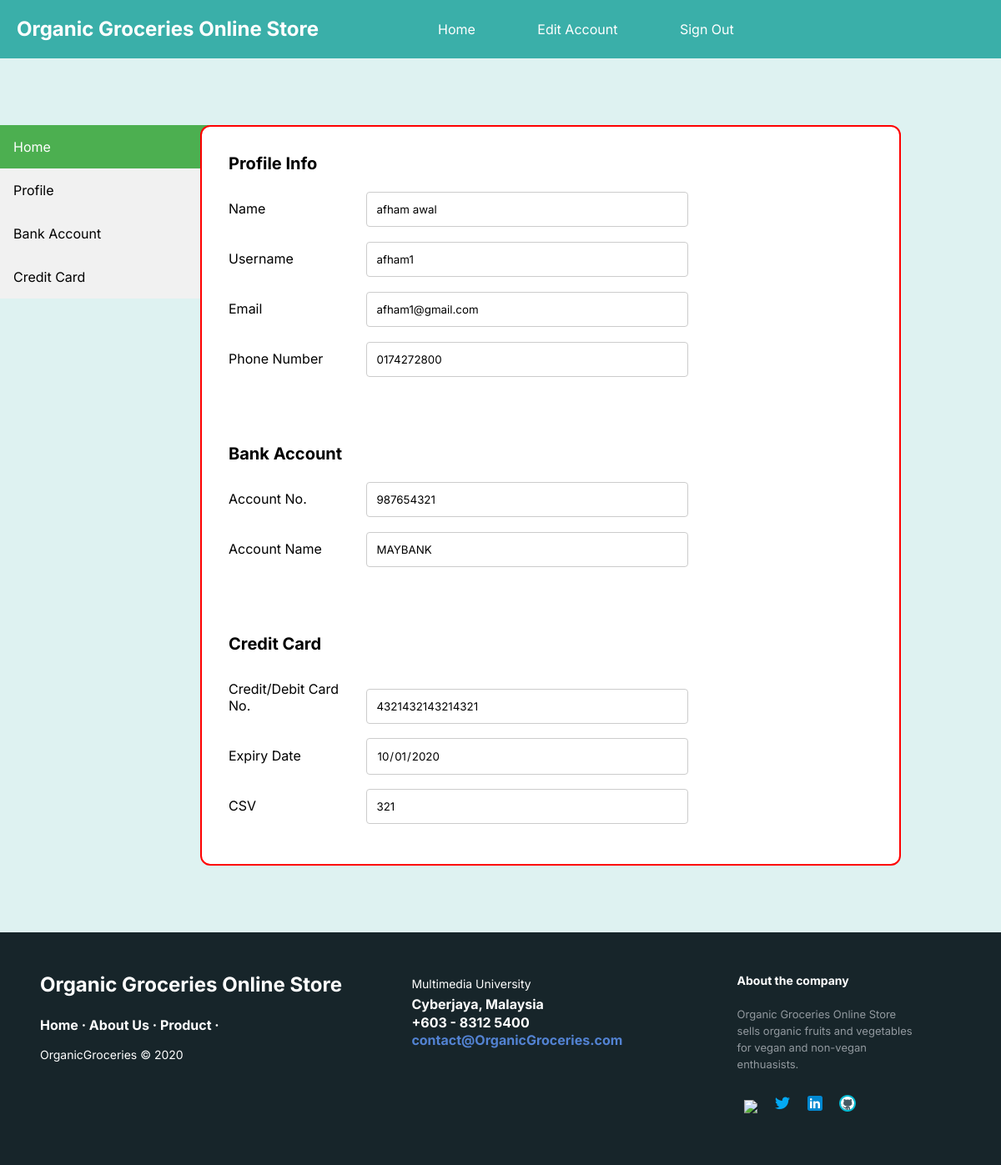
Screenshot of /Account/mainpage.php (signed in) with the database file from the repository.
### tables this page shows
CREATE TABLE IF NOT EXISTS `user` (
  `User_ID` int(6) UNSIGNED NOT NULL AUTO_INCREMENT,
  `User_Type` varchar(6) NOT NULL DEFAULT 'User',
  `First_Name` varchar(30) DEFAULT NULL,
  `Last_Name` varchar(30) DEFAULT NULL,
  `Username` varchar(30) NOT NULL,
  `Email` varchar(50) DEFAULT NULL,
  `Password` varchar(255) NOT NULL,
  `Phone_Number` varchar(30) DEFAULT NULL,
  `Account_Status` varchar(30) NOT NULL DEFAULT 'Unsuspend',
  PRIMARY KEY (`User_ID`),
  UNIQUE KEY `username_unique` (`Username`)
);

CREATE TABLE IF NOT EXISTS `bankaccount` (
  `Account_No` int(20) UNSIGNED NOT NULL,
  `Account_Name` varchar(30) NOT NULL,
  `User_ID` int(6) UNSIGNED NOT NULL,
  PRIMARY KEY (`Account_No`),
  KEY `userbankaccforeign` (`User_ID`)
);

CREATE TABLE IF NOT EXISTS `creditcard` (
  `Card_No` bigint(16) NOT NULL,
  `Expiry_Date` date NOT NULL,
  `CSV` int(3) NOT NULL,
  `User_ID` int(6) UNSIGNED NOT NULL,
  PRIMARY KEY (`Card_No`),
  KEY `usercreditcardforeign` (`User_ID`)
);

### Account/includes/searchprofile.php (called while the page is built)
<?php
  require_once '../Database/connectdatabase.php';
  if(isset($_SESSION['uid'])){
      $uid = $_SESSION['uid'];
      $sql = "SELECT a.*, b.*, c.* FROM User as a, Bankaccount as b, creditcard as c WHERE a.User_ID=b.User_ID AND a.User_ID=c.User_ID AND a.User_ID=$uid";
      $result = mysqli_query($conn,$sql);
  }
?>

### Account/mainpage.php (the view, shortened to what this page needs)
<?php include 'includes/searchprofile.php'; ?>
<!DOCTYPE html>
<html>
<head lang="en">
    <link rel="stylesheet" href="css/reset.css" />
    <link rel="stylesheet" href="css/style.css" />
</head>
<body>
	<?php include 'templates/header.php'; ?>
	<div class="container">
		<div class="row">
			<div class="column-25">
				<?php include 'templates/sidebar.php'; ?>
			</div>
			<div class="column-75">
			  <?php $entry = mysqli_fetch_assoc($result); ?>
				<div class="content">
			        <h2 class="heading" id="">Profile Info</h2>
				        <p>
				          <label>Name</label>
				          <input type="text" readonly="true" name="name" value="<?php
				          	echo $entry['First_Name'];
				          	echo " ";
				          	echo $entry['Last_Name']; ?>">
				        </p>
				        <p>
				          <label>Username</label>
				          <input type="text" readonly="true" name="username" value="<?php echo $entry['Username']; ?>">
				        </p>
				        <p>
				          <label>Email</label>
				          <input type="text" readonly="true" name="email" value="<?php echo $entry['Email']; ?>">
				        </p>
				        <p>
				          <label>Phone Number</label>
				          <input type="number" readonly="true" name="phonenumber" value="<?php echo $entry['Phone_Number']; ?>">
				        </p>
		    	</div>
		    	<div class="content">
			        <h2 class="heading" id="">Bank Account</h2>
			        <p>
			          <label>Account No.</label>
			          <input type="number" readonly="true" name="accountno" value="<?php echo $entry['Account_No']; ?>">
			        </p>
			        <p>
			          <label>Account Name</label>
			          <input type="text" readonly="true" name="accountname" value="<?php echo $entry['Account_Name']; ?>">
			        </p>
		    	</div>
		    	<div class="content">
			        <h2 class="heading" id="">Credit Card</h2>
			        <p>
			          <label>Credit/Debit Card No.</label>
			          <input type="number" readonly="true" name="cardno" value="<?php echo $entry['Card_No']; ?>">
			        </p>
			        <p>
			          <label>Expiry Date</label>
			          <input type="date" readonly="true" name="cardexpdate" value="<?php echo $entry['Expiry_Date']; ?>">
			        </p>
			        <p>
			          <label>CSV</label>
			          <input type="number" readonly="true" name="cardcsv" value="<?php echo $entry['CSV']; ?>">
			        </p>
		    	</div>
	    	</div>
	    </div>
	</div>
  <?php include 'templates/footer.php'; ?>
</body>
</html>

### Account/templates/header.php
<?php
	if(isset($_SESSION['type'])){
		if($_SESSION['type'] == 'User'){
			include '../User/templates/header.php';
		} else {
			include '../Admin/templates/header.php';
		}
	}
?>

### Admin/templates/header.php
<header>
	<h1 id="logo">Organic Groceries Online Store</h1>
	<nav>
		<ul>
			<li><a id="Home" href="../Admin/admin_viewuseraccui.php">Home</a></li>
           <li><a id="EditAccount" href="../Account/mainpage.php">Edit Account</a></li>
           <li><a id="SignOutButton" href="../Authentication/logoutpage.php">Sign Out</a></li>
     	</ul>
	</nav>
</header>

### Account/templates/sidebar.php
<div class="sidebar">
	<a class="active" href="mainpage.php">Home</a>
	<a href="editprofilepage.php">Profile</a>
	<a href="editbankaccpage.php">Bank Account</a>
	<a href="editcreditcardpage.php">Credit Card</a>
</div>

### Account/templates/footer.php
<footer class="footer-distributed">
	<div class="footer-left">
		<h3>Organic Groceries Online Store</h3>
		<p class="footer-links">
		<a href="#">Home</a>
		·
		<a href="#">About Us</a>
		·
		<a href="#">Product</a>
		·
		</p>
		<p class="footer-company-name">OrganicGroceries &copy; 2020</p>
	</div>
	<div class="footer-center">
		<div>
		<p><span>Multimedia University</span> Cyberjaya, Malaysia</p>
		</div>
		<div>
		<p>+603 - 8312 5400</p>
		</div>
		<div>
		<p><a href="mailto:1181302569@student.mmu.edu.my">contact@OrganicGroceries.com</a></p>
		</div>
	</div>
	<div class="footer-right">
		<p class="footer-company-about">
		<span>About the company</span>
		Organic Groceries Online Store sells organic fruits and vegetables for vegan and non-vegan enthuasists.
		</p>
		<div class="footer-icons">
		<a href="http://www.facebook.com"><img src="../User/img/facebook-24.png"></i></a>
		<a href="http://www.twitter.com"><img src="../User/img/twitter-24.png"></i></a>
		<a href="http://wwwlinkedin.com"><img src="../User/img/linkedin-24.png"></i></a>
		<a href="http://www.github.com"><img src="../User/img/github-24.png"></i></a>
		</div>
	</div>
</footer>

### Account/css/style.css (style rules this page uses)
* { font-family: 'Inter', Verdana, Tahoma, "Trebuchet MS", "DejuVu Sans", "Bitstream Vera Sans", sans-serif; box-sizing: border-box; font-style: normal; user-select: none; }
header { width: 100%; background-color: #3AAFA9; overflow: hidden; padding: 10px; }
header h1#logo { font-weight: bold; font-size: 24px; color: #ffffff; float: left; width: 400px; padding: 10px 10px; }
header nav { float: right; width: 700px; overflow: hidden; padding: 0px 30px 0px 0px; }
nav ul { margin: 10px 0px; padding: 5px 0px; }
nav ul li { display: inline; margin: 0px 35px; }
header nav li a:link { font-weight: normal; font-size: 16px; text-decoration: none; color: #ffffff; }
body { margin: 0; background-color: #DEF2F1; }
.container { overflow: auto; padding: 0px; }
.row { overflow: auto; }
.column-25 { float: left; width:20%; margin-top: 5em; }
.column-75 { float: left; width: 70%; border: 2px solid red; background-color: #ffffff; border-radius: 12px; margin-top: 5em; }
.content { padding: 2em 2em; }
.sidebar { margin: 0; padding: 0; width: 250px; background-color: #f1f1f1; position: static; height: 100%; overflow: auto; }
.sidebar a { display: block; color: black; padding: 16px; text-decoration: none; }
.sidebar a.active { background-color: #4CAF50; color: white; }
h2.heading { font-style: normal; font-weight: bold; font-size: 20px; margin-bottom: 1em; }
input[type=text], input[type=password], input[type=number], input[type=date], select, option { width: 50%; padding: 12px; border: 1px solid #ccc; border-radius: 4px; resize: vertical; }
label { width: 10em; margin-bottom: 1em; padding: 12px 12px 12px 0; display: inline-block; text-align: left; }
footer.footer-distributed { background-color: #17252A; width: 100%; text-align: left; font-weight: bold; font-size: 16px; padding: 3em 3em; margin-top: 5em; }
.footer-distributed .footer-left, .footer-distributed .footer-center, .footer-distributed .footer-right { display: inline-block; vertical-align: top; }
.footer-distributed .footer-left { width: 40%; }
.footer-distributed h3 { color: #ffffff; font-size: 24px; margin: 0; }
.footer-distributed .footer-links { color: #ffffff; margin: 20px 0 12px; padding: 0; }
.footer-distributed .footer-links a { display:inline-block; line-height: 1.8; text-decoration: none; color: inherit; }
.footer-distributed .footer-company-name { color: white; font-size: 14px; font-weight: normal; margin: 0; }
.footer-distributed .footer-center { width: 35%; }
.footer-distributed .footer-center p { display: inline-block; color: #ffffff; vertical-align: middle; margin:0; }
.footer-distributed .footer-center p span { display:block; font-weight: normal; font-size:14px; line-height:2; }
.footer-distributed .footer-center p a { color: #5383d3; text-decoration: none; }
.footer-distributed .footer-right { width: 20%; }
.footer-distributed .footer-company-about { line-height: 20px; color: #92999f; font-size: 13px; font-weight: normal; margin: 0; }
.footer-distributed .footer-company-about span { display: block; color: #ffffff; font-size: 14px; font-weight: bold; margin-bottom: 20px; }
.footer-distributed .footer-icons { margin-top: 25px; }
.footer-distributed .footer-icons a { display: inline-block; width: 32px; height: 32px; cursor: pointer; border-radius: 2px; text-align: center; line-height: 35px; margin-right: 3px; margin-bottom: 5px; }

### rows the page displays
user: name "afham awal", username "afham1", email "afham1@gmail.com", phonenumber "0174272800", accountno "987654321", accountname "MAYBANK", cardno "4321432143214321", cardexpdate "10/01/2020", cardcsv "321"
